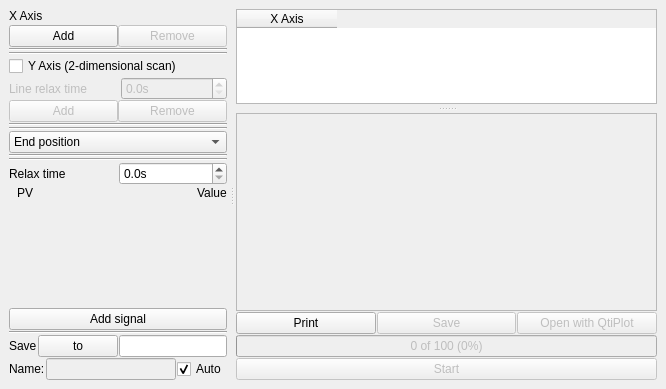
<?xml version="1.0" encoding="UTF-8"?>
<ui version="4.0">
 <class>MainWindow</class>
 <widget class="QMainWindow" name="MainWindow">
  <property name="geometry">
   <rect>
    <x>0</x>
    <y>0</y>
    <width>666</width>
    <height>389</height>
   </rect>
  </property>
  <property name="windowTitle">
   <string>MotorScanMX</string>
  </property>
  <property name="windowIcon">
   <iconset resource="scanmx.qrc">
    <normaloff>:/new/prefix1/Graph1-small.png</normaloff>:/new/prefix1/Graph1-small.png</iconset>
  </property>
  <widget class="QWidget" name="centralwidget">
   <layout class="QHBoxLayout" name="horizontalLayout_2">
    <property name="spacing">
     <number>1</number>
    </property>
    <item>
     <widget class="QSplitter" name="splitter">
      <property name="orientation">
       <enum>Qt::Horizontal</enum>
      </property>
      <property name="handleWidth">
       <number>9</number>
      </property>
      <widget class="QWidget" name="setup" native="true">
       <layout class="QVBoxLayout" name="setupLayout">
        <property name="spacing">
         <number>1</number>
        </property>
        <property name="margin">
         <number>0</number>
        </property>
        <item>
         <widget class="QLabel" name="label">
          <property name="text">
           <string>X Axis</string>
          </property>
         </widget>
        </item>
        <item>
         <widget class="Axis" name="xAxis" native="true"/>
        </item>
        <item>
         <widget class="QWidget" name="xButtons" native="true">
          <layout class="QHBoxLayout" name="xLay">
           <property name="spacing">
            <number>0</number>
           </property>
           <property name="margin">
            <number>0</number>
           </property>
           <item>
            <widget class="QPushButton" name="addX">
             <property name="text">
              <string>Add</string>
             </property>
            </widget>
           </item>
           <item>
            <widget class="QPushButton" name="delX">
             <property name="enabled">
              <bool>false</bool>
             </property>
             <property name="text">
              <string>Remove</string>
             </property>
            </widget>
           </item>
          </layout>
         </widget>
        </item>
        <item>
         <widget class="Line" name="line_3">
          <property name="orientation">
           <enum>Qt::Horizontal</enum>
          </property>
         </widget>
        </item>
        <item>
         <widget class="Line" name="line_4">
          <property name="orientation">
           <enum>Qt::Horizontal</enum>
          </property>
         </widget>
        </item>
        <item>
         <widget class="QCheckBox" name="scan2D">
          <property name="text">
           <string>Y Axis (2-dimensional scan)</string>
          </property>
         </widget>
        </item>
        <item>
         <widget class="QWidget" name="ySet" native="true">
          <property name="enabled">
           <bool>false</bool>
          </property>
          <layout class="QVBoxLayout" name="yLay">
           <property name="spacing">
            <number>0</number>
           </property>
           <property name="margin">
            <number>0</number>
           </property>
           <item>
            <widget class="QWidget" name="relaxYWidget" native="true">
             <layout class="QHBoxLayout" name="horizontalLayout_5">
              <property name="margin">
               <number>0</number>
              </property>
              <item>
               <widget class="QLabel" name="label_5">
                <property name="text">
                 <string>Line relax time</string>
                </property>
               </widget>
              </item>
              <item>
               <widget class="QDoubleSpinBox" name="relaxY">
                <property name="suffix">
                 <string>s</string>
                </property>
                <property name="decimals">
                 <number>1</number>
                </property>
                <property name="maximum">
                 <double>3600.000000000000000</double>
                </property>
               </widget>
              </item>
             </layout>
            </widget>
           </item>
           <item>
            <widget class="Axis" name="yAxis" native="true">
             <zorder>relaxYWidget</zorder>
            </widget>
           </item>
           <item>
            <widget class="QWidget" name="yButtons" native="true">
             <layout class="QHBoxLayout" name="horizontalLayout_7">
              <property name="spacing">
               <number>0</number>
              </property>
              <property name="margin">
               <number>0</number>
              </property>
              <item>
               <widget class="QPushButton" name="addY">
                <property name="text">
                 <string>Add</string>
                </property>
               </widget>
              </item>
              <item>
               <widget class="QPushButton" name="delY">
                <property name="enabled">
                 <bool>false</bool>
                </property>
                <property name="text">
                 <string>Remove</string>
                </property>
               </widget>
              </item>
             </layout>
            </widget>
           </item>
          </layout>
         </widget>
        </item>
        <item>
         <widget class="Line" name="line_5">
          <property name="orientation">
           <enum>Qt::Horizontal</enum>
          </property>
         </widget>
        </item>
        <item>
         <widget class="Line" name="line_7">
          <property name="orientation">
           <enum>Qt::Horizontal</enum>
          </property>
         </widget>
        </item>
        <item>
         <widget class="QComboBox" name="after">
          <property name="toolTip">
           <string>Where the positioners are moved after the scan is complete</string>
          </property>
          <item>
           <property name="text">
            <string>End position</string>
           </property>
          </item>
          <item>
           <property name="text">
            <string>Start position</string>
           </property>
          </item>
          <item>
           <property name="text">
            <string>Prior position</string>
           </property>
          </item>
         </widget>
        </item>
        <item>
         <widget class="Line" name="line">
          <property name="orientation">
           <enum>Qt::Horizontal</enum>
          </property>
         </widget>
        </item>
        <item>
         <widget class="Line" name="line_6">
          <property name="orientation">
           <enum>Qt::Horizontal</enum>
          </property>
         </widget>
        </item>
        <item>
         <layout class="QHBoxLayout" name="horizontalLayout_6">
          <item>
           <widget class="QLabel" name="label_4">
            <property name="text">
             <string>Relax time</string>
            </property>
           </widget>
          </item>
          <item>
           <widget class="QDoubleSpinBox" name="relax">
            <property name="suffix">
             <string>s</string>
            </property>
            <property name="decimals">
             <number>1</number>
            </property>
            <property name="maximum">
             <double>3600.000000000000000</double>
            </property>
           </widget>
          </item>
         </layout>
        </item>
        <item>
         <widget class="QScrollArea" name="signalsList">
          <property name="sizePolicy">
           <sizepolicy hsizetype="Expanding" vsizetype="Expanding">
            <horstretch>0</horstretch>
            <verstretch>0</verstretch>
           </sizepolicy>
          </property>
          <property name="frameShape">
           <enum>QFrame::NoFrame</enum>
          </property>
          <property name="frameShadow">
           <enum>QFrame::Plain</enum>
          </property>
          <property name="horizontalScrollBarPolicy">
           <enum>Qt::ScrollBarAlwaysOff</enum>
          </property>
          <property name="widgetResizable">
           <bool>true</bool>
          </property>
          <property name="alignment">
           <set>Qt::AlignLeading|Qt::AlignLeft|Qt::AlignTop</set>
          </property>
          <widget class="QWidget" name="signalsC">
           <property name="geometry">
            <rect>
             <x>0</x>
             <y>0</y>
             <width>234</width>
             <height>92</height>
            </rect>
           </property>
           <layout class="QVBoxLayout" name="verticalLayout_4">
            <property name="spacing">
             <number>1</number>
            </property>
            <property name="margin">
             <number>0</number>
            </property>
            <item>
             <widget class="QWidget" name="widget_8" native="true">
              <layout class="QGridLayout" name="signalsL">
               <property name="margin">
                <number>0</number>
               </property>
               <property name="spacing">
                <number>1</number>
               </property>
               <item row="0" column="0">
                <widget class="QLabel" name="label_16">
                 <property name="text">
                  <string/>
                 </property>
                </widget>
               </item>
               <item row="0" column="1">
                <widget class="QLabel" name="label_17">
                 <property name="sizePolicy">
                  <sizepolicy hsizetype="Preferred" vsizetype="Preferred">
                   <horstretch>1</horstretch>
                   <verstretch>0</verstretch>
                  </sizepolicy>
                 </property>
                 <property name="text">
                  <string>PV</string>
                 </property>
                </widget>
               </item>
               <item row="0" column="2">
                <widget class="QLabel" name="label_18">
                 <property name="text">
                  <string>Value</string>
                 </property>
                </widget>
               </item>
              </layout>
             </widget>
            </item>
            <item>
             <spacer name="verticalSpacer">
              <property name="orientation">
               <enum>Qt::Vertical</enum>
              </property>
              <property name="sizeHint" stdset="0">
               <size>
                <width>20</width>
                <height>40</height>
               </size>
              </property>
             </spacer>
            </item>
           </layout>
          </widget>
         </widget>
        </item>
        <item>
         <widget class="QPushButton" name="addSignal">
          <property name="toolTip">
           <string>Add signal to be scanned</string>
          </property>
          <property name="text">
           <string>Add signal</string>
          </property>
         </widget>
        </item>
        <item>
         <widget class="Line" name="line_2">
          <property name="orientation">
           <enum>Qt::Horizontal</enum>
          </property>
         </widget>
        </item>
        <item>
         <widget class="QWidget" name="widget_5" native="true">
          <layout class="QHBoxLayout" name="horizontalLayout_3">
           <property name="spacing">
            <number>1</number>
           </property>
           <property name="margin">
            <number>0</number>
           </property>
           <item>
            <widget class="QLabel" name="label_2">
             <property name="sizePolicy">
              <sizepolicy hsizetype="Fixed" vsizetype="Fixed">
               <horstretch>0</horstretch>
               <verstretch>0</verstretch>
              </sizepolicy>
             </property>
             <property name="text">
              <string>Save</string>
             </property>
            </widget>
           </item>
           <item>
            <widget class="QPushButton" name="browseSaveDir">
             <property name="toolTip">
              <string>Browse for the directory to save scan data into.</string>
             </property>
             <property name="text">
              <string>to</string>
             </property>
            </widget>
           </item>
           <item>
            <widget class="QLineEdit" name="saveDir">
             <property name="toolTip">
              <string>Directory where the scan data are saved.</string>
             </property>
             <property name="text">
              <string/>
             </property>
            </widget>
           </item>
          </layout>
         </widget>
        </item>
        <item>
         <widget class="QWidget" name="widget_3" native="true">
          <layout class="QHBoxLayout" name="horizontalLayout_4">
           <property name="spacing">
            <number>1</number>
           </property>
           <property name="margin">
            <number>0</number>
           </property>
           <item>
            <widget class="QLabel" name="label_3">
             <property name="sizePolicy">
              <sizepolicy hsizetype="Fixed" vsizetype="Fixed">
               <horstretch>0</horstretch>
               <verstretch>0</verstretch>
              </sizepolicy>
             </property>
             <property name="text">
              <string>Name:</string>
             </property>
            </widget>
           </item>
           <item>
            <widget class="QLineEdit" name="saveName">
             <property name="enabled">
              <bool>false</bool>
             </property>
             <property name="toolTip">
              <string>Name of the file with the scanned data.</string>
             </property>
            </widget>
           </item>
           <item>
            <widget class="QCheckBox" name="autoName">
             <property name="toolTip">
              <string>Automatically construct the filename for the data to be saved.</string>
             </property>
             <property name="text">
              <string>Auto</string>
             </property>
             <property name="checked">
              <bool>true</bool>
             </property>
            </widget>
           </item>
          </layout>
         </widget>
        </item>
       </layout>
      </widget>
      <widget class="QWidget" name="data" native="true">
       <property name="sizePolicy">
        <sizepolicy hsizetype="Preferred" vsizetype="Preferred">
         <horstretch>1</horstretch>
         <verstretch>0</verstretch>
        </sizepolicy>
       </property>
       <layout class="QVBoxLayout" name="verticalLayout_3">
        <property name="spacing">
         <number>1</number>
        </property>
        <property name="margin">
         <number>0</number>
        </property>
        <item>
         <widget class="QSplitter" name="splitter_2">
          <property name="orientation">
           <enum>Qt::Vertical</enum>
          </property>
          <property name="handleWidth">
           <number>9</number>
          </property>
          <property name="childrenCollapsible">
           <bool>false</bool>
          </property>
          <widget class="QTableWidget" name="dataTable">
           <property name="columnCount">
            <number>1</number>
           </property>
           <column>
            <property name="text">
             <string>X Axis</string>
            </property>
           </column>
          </widget>
          <widget class="QMdiArea" name="plots">
           <property name="frameShape">
            <enum>QFrame::StyledPanel</enum>
           </property>
           <property name="frameShadow">
            <enum>QFrame::Sunken</enum>
           </property>
           <property name="verticalScrollBarPolicy">
            <enum>Qt::ScrollBarAlwaysOff</enum>
           </property>
           <property name="horizontalScrollBarPolicy">
            <enum>Qt::ScrollBarAlwaysOff</enum>
           </property>
           <property name="background">
            <brush brushstyle="NoBrush">
             <color alpha="255">
              <red>35</red>
              <green>38</green>
              <blue>42</blue>
             </color>
            </brush>
           </property>
           <property name="viewMode">
            <enum>QMdiArea::TabbedView</enum>
           </property>
           <property name="documentMode">
            <bool>true</bool>
           </property>
          </widget>
         </widget>
        </item>
        <item>
         <widget class="QWidget" name="widget" native="true">
          <layout class="QHBoxLayout" name="horizontalLayout">
           <property name="spacing">
            <number>1</number>
           </property>
           <property name="margin">
            <number>0</number>
           </property>
           <item>
            <widget class="QPushButton" name="printResult">
             <property name="toolTip">
              <string>Print the plot.</string>
             </property>
             <property name="text">
              <string>Print</string>
             </property>
            </widget>
           </item>
           <item>
            <widget class="QPushButton" name="saveResult">
             <property name="enabled">
              <bool>false</bool>
             </property>
             <property name="toolTip">
              <string>Save the data to file</string>
             </property>
             <property name="text">
              <string>Save</string>
             </property>
            </widget>
           </item>
           <item>
            <widget class="QPushButton" name="qtiResults">
             <property name="enabled">
              <bool>false</bool>
             </property>
             <property name="text">
              <string>Open with QtiPlot</string>
             </property>
            </widget>
           </item>
          </layout>
         </widget>
        </item>
        <item>
         <widget class="QProgressBar" name="progressBar">
          <property name="enabled">
           <bool>false</bool>
          </property>
          <property name="value">
           <number>0</number>
          </property>
          <property name="format">
           <string>%v of %m (%p%)</string>
          </property>
         </widget>
        </item>
        <item>
         <widget class="QPushButton" name="startStop">
          <property name="enabled">
           <bool>false</bool>
          </property>
          <property name="toolTip">
           <string>Start / Stop the scan.</string>
          </property>
          <property name="text">
           <string>Start</string>
          </property>
         </widget>
        </item>
       </layout>
      </widget>
     </widget>
    </item>
   </layout>
  </widget>
 </widget>
 <customwidgets>
  <customwidget>
   <class>Axis</class>
   <extends>QWidget</extends>
   <header>axis.h</header>
   <container>1</container>
  </customwidget>
 </customwidgets>
 <resources>
  <include location="scanmx.qrc"/>
 </resources>
 <connections>
  <connection>
   <sender>scan2D</sender>
   <signal>toggled(bool)</signal>
   <receiver>ySet</receiver>
   <slot>setVisible(bool)</slot>
   <hints>
    <hint type="sourcelabel">
     <x>19</x>
     <y>89</y>
    </hint>
    <hint type="destinationlabel">
     <x>156</x>
     <y>120</y>
    </hint>
   </hints>
  </connection>
  <connection>
   <sender>scan2D</sender>
   <signal>toggled(bool)</signal>
   <receiver>ySet</receiver>
   <slot>setEnabled(bool)</slot>
   <hints>
    <hint type="sourcelabel">
     <x>140</x>
     <y>89</y>
    </hint>
    <hint type="destinationlabel">
     <x>156</x>
     <y>120</y>
    </hint>
   </hints>
  </connection>
 </connections>
</ui>
